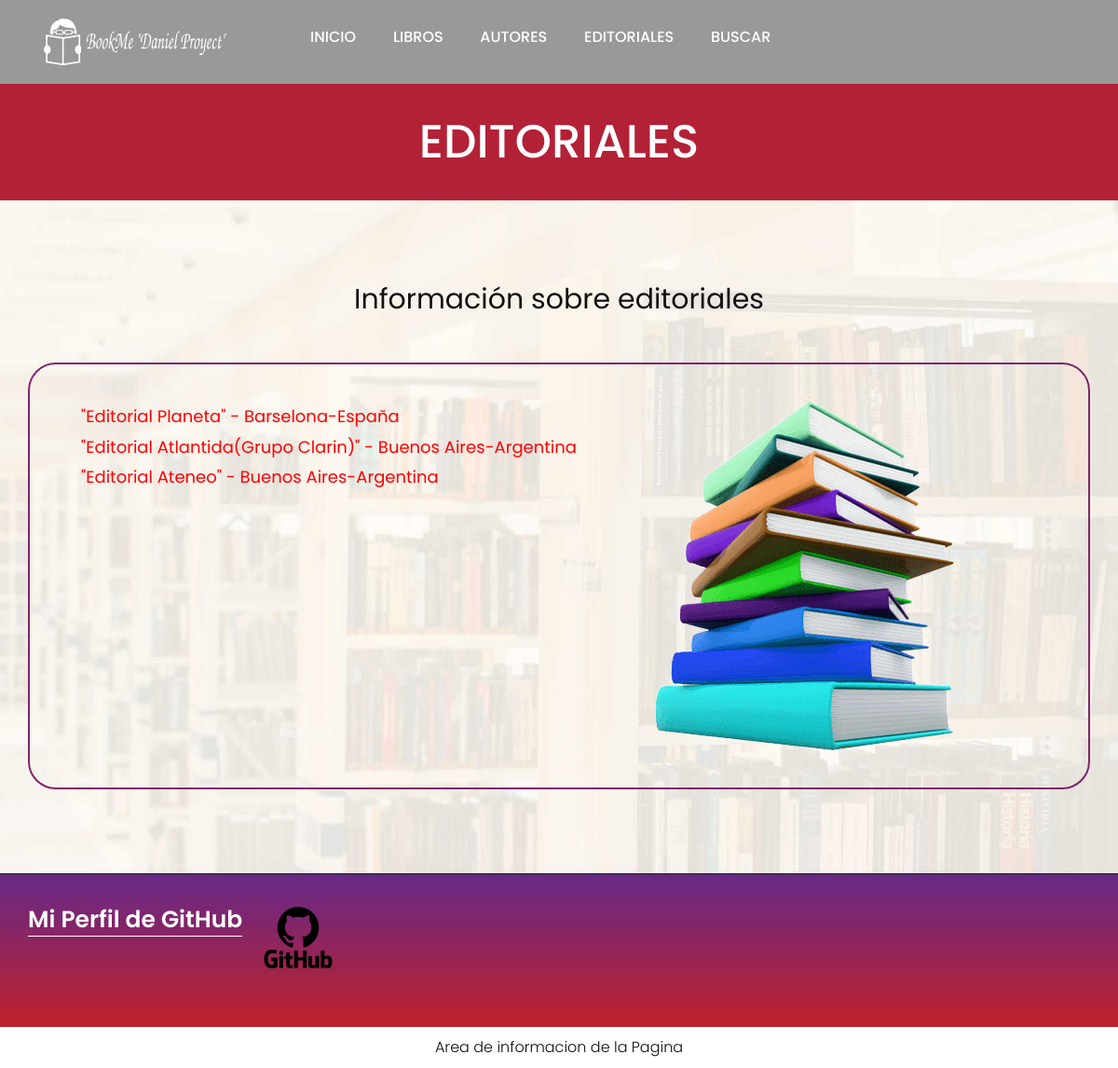
Screenshot of /AppBook/editoriales/ with the database file from the repository.
### AppBook/models.py (models this page shows, shortened)
class Editoriales(models.Model):
    nombre = models.CharField(max_length=40)
    pais= models.CharField(max_length=40)
    direccion = models.CharField(max_length=50)

### AppBook/views.py (the view)
# urls.py: path('editoriales/', editoriales, name = "Editoriales"),
def editoriales(req):
	lista_editoriales = Editoriales.objects.all()
	return render(req, "editoriales.html", {"lista_editoriales":lista_editoriales})

### AppBook/templates/editoriales.html (shortened to what this page needs)
{% extends 'principal.html' %}
{% load static %}
{% block ContenidoQueCambia %}
<div class="about-bg">
   <div class="container">
      <div class="row">
         <div class="col-xl-12 col-lg-12 col-md-12 col-sm-12">
            <div class="abouttitle">
               <h2 style="font-size: 50px;">Editoriales</h2>
            </div>
         </div>
      </div>
   </div>
</div>
<div class="about">
   <div class="container">
      <div class="row">
         <div class="col-md-10 offset-md-1">
            <div class="aboutheading">
               <span style="font-size: 30px;">Información sobre editoriales</span>
            </div>
         </div>
      </div>
      <div class="row border">
         <div class="col-xl-7 col-lg-7 col-md-12 col-sm-12">
            <div class="about-box">
               {% block formulario %}
               <ul>
                  {% for edit in lista_editoriales %}
                     <li style="font-size: 18px; color: red;">"{{edit.nombre}}" - {{edit.direccion}}-{{edit.pais}}</li>
                  {%endfor%}
               </ul>
               {% endblock formulario %}
            </div>
         </div>
         <div class="col-xl-5 col-lg-5 col-md-12 col-sm-12">
            <div class="about-box">
               <figure><img src="{% static 'images/about.png' %}" alt="img" /></figure>
            </div>
         </div>
      </div>
   </div>
</div>
{% endblock ContenidoQueCambia %}

### AppBook/static/css/style.css (style rules this page uses)
* { box-sizing: border-box !important; }
body { color: #666666; font-size: 14px; font-family: 'poppins', sans-serif; line-height: 1.80857; font-weight: normal; overflow-x: hidden; }
h1, h2, h3, h4, h5, h6 { letter-spacing: 0; font-weight: normal; position: relative; padding: 0 0 10px 0; font-weight: normal; line-height: normal; color: #111111; margin: 0 }
h2 { font-size: 22px }
*, *::after, *::before { -webkit-box-sizing: border-box; -moz-box-sizing: border-box; box-sizing: border-box; }
ul, li, ol { margin: 0px; padding: 0px; list-style: none; }
img { max-width: 100%; height: auto; }
.about { background: url(../images/about-bg.jpg); background-size: 100% 100%; background-repeat: no-repeat; background-position: center center; padding: 90px 0px; }
.aboutheading { text-align: center; padding-bottom: 50px; }
.aboutheading span { color:#141012; font-size: 17px; line-height: 32px; }
.about .about-box figure { margin: 0px; }
.border { border-radius: 30px; border: #81256c solid 2px !important; padding: 40px 40px; }
.about-bg { background-color: #b32137; margin-top: 90px; }
.about-bg .abouttitle h2 { color: #fff; text-transform: uppercase; font-size: 40px; line-height: 45px; padding: 40px 0; font-weight: 500; text-align: center; }

### rows the page displays
Editoriales: nombre "Editorial Planeta", direccion "Barselona", pais "España"
Editoriales: nombre "Editorial Atlantida(Grupo Clarin)", direccion "Buenos Aires", pais "Argentina"
Editoriales: nombre "Editorial Ateneo", direccion "Buenos Aires", pais "Argentina"
